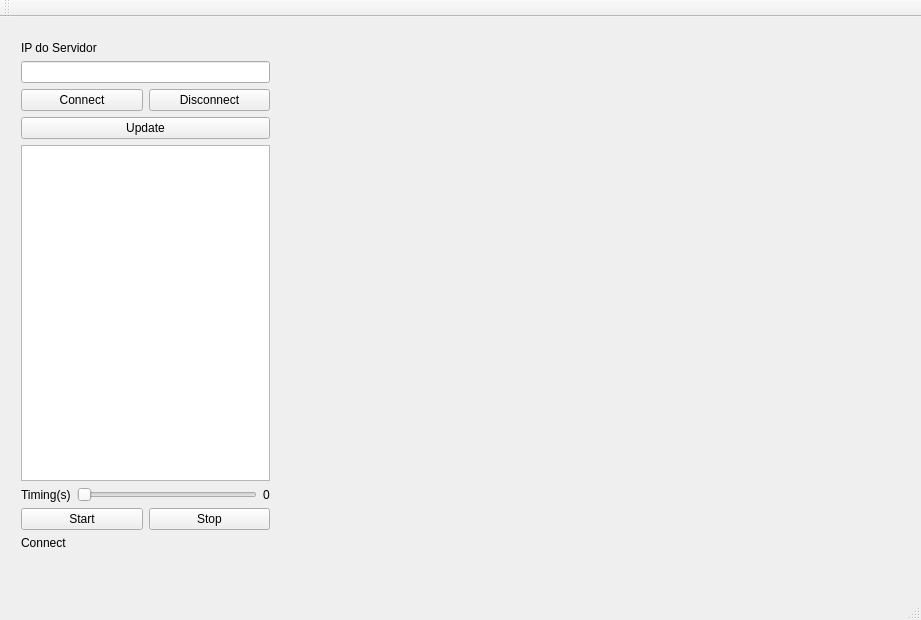
<?xml version="1.0" encoding="UTF-8"?>
<ui version="4.0">
 <class>MainWindow</class>
 <widget class="QMainWindow" name="MainWindow">
  <property name="geometry">
   <rect>
    <x>0</x>
    <y>0</y>
    <width>921</width>
    <height>620</height>
   </rect>
  </property>
  <property name="windowTitle">
   <string>MainWindow</string>
  </property>
  <widget class="QWidget" name="centralWidget">
   <widget class="Plotter" name="widgetPlot" native="true">
    <property name="geometry">
     <rect>
      <x>300</x>
      <y>30</y>
      <width>531</width>
      <height>441</height>
     </rect>
    </property>
   </widget>
   <widget class="QWidget" name="">
    <property name="geometry">
     <rect>
      <x>10</x>
      <y>13</y>
      <width>271</width>
      <height>531</height>
     </rect>
    </property>
    <layout class="QVBoxLayout" name="verticalLayout_3">
     <item>
      <layout class="QVBoxLayout" name="verticalLayout">
       <item>
        <widget class="QLabel" name="label_3">
         <property name="text">
          <string>IP do Servidor</string>
         </property>
        </widget>
       </item>
       <item>
        <widget class="QLineEdit" name="lineEdit_IP"/>
       </item>
      </layout>
     </item>
     <item>
      <layout class="QHBoxLayout" name="horizontalLayout">
       <item>
        <widget class="QPushButton" name="pushButtonConnect">
         <property name="text">
          <string>Connect</string>
         </property>
        </widget>
       </item>
       <item>
        <widget class="QPushButton" name="pushButtonDisconnect">
         <property name="text">
          <string>Disconnect</string>
         </property>
        </widget>
       </item>
      </layout>
     </item>
     <item>
      <widget class="QPushButton" name="pushButtonUpdate">
       <property name="text">
        <string>Update</string>
       </property>
      </widget>
     </item>
     <item>
      <layout class="QVBoxLayout" name="verticalLayout_2"/>
     </item>
     <item>
      <widget class="QListWidget" name="listWidget_IP"/>
     </item>
     <item>
      <layout class="QHBoxLayout" name="horizontalLayout_2">
       <item>
        <widget class="QLabel" name="label_2">
         <property name="text">
          <string>Timing(s)</string>
         </property>
        </widget>
       </item>
       <item>
        <widget class="QSlider" name="horizontalSliderTiming">
         <property name="orientation">
          <enum>Qt::Orientation::Horizontal</enum>
         </property>
        </widget>
       </item>
       <item>
        <widget class="QLabel" name="label">
         <property name="text">
          <string>0</string>
         </property>
        </widget>
       </item>
      </layout>
     </item>
     <item>
      <layout class="QHBoxLayout" name="horizontalLayout_3">
       <item>
        <widget class="QPushButton" name="pushButtonStart">
         <property name="text">
          <string>Start</string>
         </property>
        </widget>
       </item>
       <item>
        <widget class="QPushButton" name="pushButton_2Stop">
         <property name="text">
          <string>Stop</string>
         </property>
        </widget>
       </item>
      </layout>
     </item>
     <item>
      <widget class="QLabel" name="label_4_Status">
       <property name="text">
        <string>Connect </string>
       </property>
      </widget>
     </item>
    </layout>
   </widget>
  </widget>
  <widget class="QMenuBar" name="menuBar">
   <property name="geometry">
    <rect>
     <x>0</x>
     <y>0</y>
     <width>921</width>
     <height>25</height>
    </rect>
   </property>
  </widget>
  <widget class="QToolBar" name="mainToolBar">
   <attribute name="toolBarArea">
    <enum>TopToolBarArea</enum>
   </attribute>
   <attribute name="toolBarBreak">
    <bool>false</bool>
   </attribute>
  </widget>
  <widget class="QStatusBar" name="statusBar"/>
 </widget>
 <layoutdefault spacing="6" margin="11"/>
 <customwidgets>
  <customwidget>
   <class>Plotter</class>
   <extends>QWidget</extends>
   <header location="global">plotter.h</header>
   <container>1</container>
  </customwidget>
 </customwidgets>
 <resources/>
 <connections>
  <connection>
   <sender>pushButtonUpdate</sender>
   <signal>clicked()</signal>
   <receiver>MainWindow</receiver>
   <slot>copiaTexto()</slot>
   <hints>
    <hint type="sourcelabel">
     <x>146</x>
     <y>188</y>
    </hint>
    <hint type="destinationlabel">
     <x>430</x>
     <y>451</y>
    </hint>
   </hints>
  </connection>
  <connection>
   <sender>horizontalSliderTiming</sender>
   <signal>valueChanged(int)</signal>
   <receiver>label</receiver>
   <slot>setNum(int)</slot>
   <hints>
    <hint type="sourcelabel">
     <x>194</x>
     <y>509</y>
    </hint>
    <hint type="destinationlabel">
     <x>277</x>
     <y>503</y>
    </hint>
   </hints>
  </connection>
 </connections>
 <slots>
  <slot>copiaTexto()</slot>
 </slots>
</ui>
